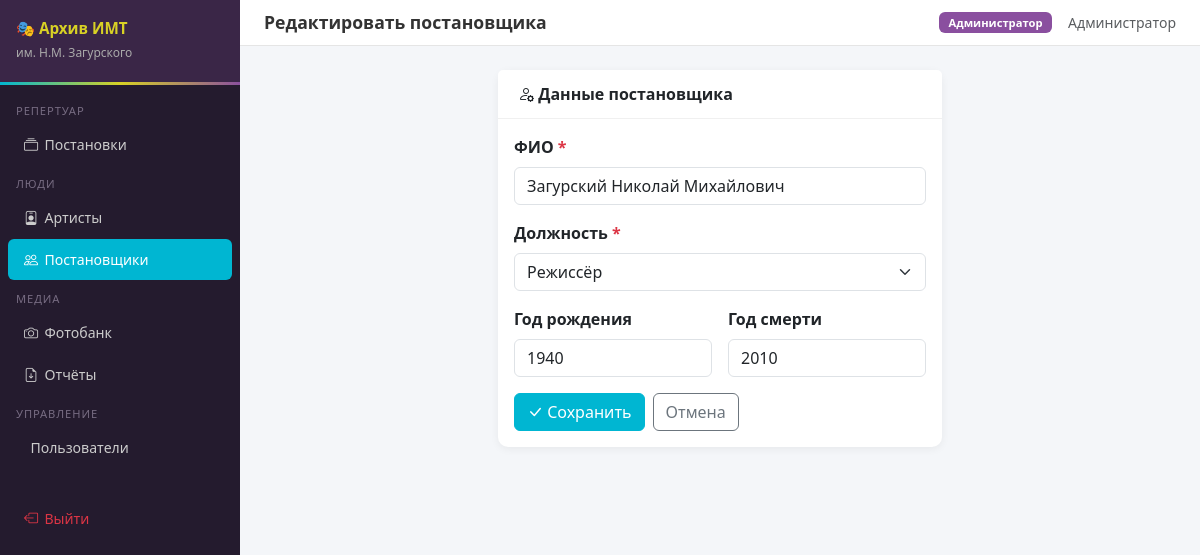
/staging/1/edit (signed in), run on the app's committed database.
### app.py (models this page shows, shortened)
class Role(db.Model):
    __tablename__ = 'roles'
    id           = db.Column(db.Integer, primary_key=True)
    name         = db.Column(db.String(50), unique=True, nullable=False)
    display_name = db.Column(db.String(100), nullable=False)
    users        = db.relationship('User', backref='role', lazy=True)

class User(UserMixin, db.Model):
    __tablename__ = 'users'
    id            = db.Column(db.Integer, primary_key=True)
    full_name     = db.Column(db.String(200), nullable=False)
    login         = db.Column(db.String(100), unique=True, nullable=False)
    password_hash = db.Column(db.String(255), nullable=False)
    role_id       = db.Column(db.Integer, db.ForeignKey('roles.id'), nullable=False)
    is_active     = db.Column(db.Boolean, default=True)
    created_at    = db.Column(db.DateTime, default=datetime.utcnow)
    @property
    def role_name(self):
        return self.role.name
    def can_edit(self):
        return self.role_name in [ROLE_ADMIN, ROLE_EDITOR, ROLE_ZAVLIT]
    def can_manage_users(self):
        return self.role_name == ROLE_ADMIN

class Director(db.Model):
    __tablename__ = 'directors'
    id         = db.Column(db.Integer, primary_key=True)
    full_name  = db.Column(db.String(300), nullable=False)
    birth_year = db.Column(db.Integer)
    death_year = db.Column(db.Integer)
    position   = db.Column(db.String(100), nullable=False)
    created_at = db.Column(db.DateTime, default=datetime.utcnow)
    production_links = db.relationship('ProductionDirector', backref='director', lazy=True)
    POSITIONS = {
        'conductor':     'Дирижёр',
        'director':      'Режиссёр',
        'chorus_master': 'Хормейстер',
        'concertmaster': 'Концертмейстер',
        'ballet_master': 'Балетмейстер',
    }

### routes/staging.py (the view, shortened to what this page needs)
@staging_bp.route('/staging/<int:did>/edit', methods=['GET', 'POST'])
@editor_required
def edit_director(did):
    d = db.get_or_404(Director, did)
    return render_template('staging/form.html', d=d, positions=Director.POSITIONS)

### app.py (called while the page is built)
@login_manager.user_loader
def load_user(user_id):
    return db.session.get(User, int(user_id))

def editor_required(f):
    @wraps(f)
    @login_required
    def wrapped(*args, **kwargs):
        if not current_user.can_edit():
            flash('Недостаточно прав для этого действия.', 'danger')
            return redirect(url_for('productions.list_productions'))
        return f(*args, **kwargs)
    return wrapped

@app.context_processor
def inject_globals():
    return dict(ROLE_ADMIN=ROLE_ADMIN, ROLE_EDITOR=ROLE_EDITOR,
                ROLE_ZAVLIT=ROLE_ZAVLIT, ROLE_MUSIC=ROLE_MUSIC,
                ROLE_OBSERVER=ROLE_OBSERVER)

### templates/staging/form.html (shortened to what this page needs)
{% extends 'base.html' %}
{% block page_title %}{% if d %}Редактировать постановщика{% else %}Новый постановщик{% endif %}{% endblock %}
{% block content %}
<div class="row justify-content-center">
<div class="col-lg-6">
<div class="card">
  <div class="card-header"><i class="bi bi-person-gear"></i> Данные постановщика</div>
  <div class="card-body">
    <form method="POST">
      <div class="row g-3">
        <div class="col-12">
          <label class="form-label fw-semibold">ФИО <span class="text-danger">*</span></label>
          <input type="text" name="full_name" class="form-control" required value="{{ d.full_name if d else '' }}" placeholder="Иванов Иван Иванович">
        </div>
        <div class="col-12">
          <label class="form-label fw-semibold">Должность <span class="text-danger">*</span></label>
          <select name="position" class="form-select" required>
            {% for key, val in positions.items() %}
            <option value="{{ key }}" {% if d and d.position==key %}selected{% endif %}>{{ val }}</option>
            {% endfor %}
          </select>
        </div>
        <div class="col-md-6">
          <label class="form-label fw-semibold">Год рождения</label>
          <input type="number" name="birth_year" class="form-control" value="{{ d.birth_year if d else '' }}" min="1850" max="2010">
        </div>
        <div class="col-md-6">
          <label class="form-label fw-semibold">Год смерти</label>
          <input type="number" name="death_year" class="form-control" value="{{ d.death_year if d else '' }}" min="1850" max="2100">
        </div>
        <div class="col-12 d-flex gap-2">
          <button type="submit" class="btn btn-imt">
            <i class="bi bi-check-lg"></i> {% if d %}Сохранить{% else %}Добавить{% endif %}
          </button>
          <a href="{{ url_for('staging.list_directors') }}" class="btn btn-outline-secondary">Отмена</a>
        </div>
      </div>
    </form>
  </div>
</div>
</div>
</div>
{% endblock %}

### templates/base.html (shortened to what this page needs)
<!DOCTYPE html>
<html lang="ru">
<head>
<link href="https://cdn.jsdelivr.net/npm/bootstrap@5.3.2/dist/css/bootstrap.min.css" rel="stylesheet">
<link href="https://cdn.jsdelivr.net/npm/bootstrap-icons@1.11.3/font/bootstrap-icons.css" rel="stylesheet">
</head>
<body>
{% if current_user.is_authenticated %}
<div class="sidebar">
  <div class="sidebar-brand">
    <h5>🎭 Архив ИМТ</h5>
    <small>им. Н.М. Загурского</small>
  </div>
  <nav class="pt-2">
    <div class="sidebar-section">Репертуар</div>
    <a href="{{ url_for('productions.list_productions') }}" class="nav-link {% if request.blueprint=='productions' %}active{% endif %}">
      <i class="bi bi-collection"></i>Постановки
    </a>
    <div class="sidebar-section">Люди</div>
    <a href="{{ url_for('artists.list_artists') }}" class="nav-link {% if request.blueprint=='artists' %}active{% endif %}">
      <i class="bi bi-person-badge"></i>Артисты
    </a>
    <a href="{{ url_for('staging.list_directors') }}" class="nav-link {% if request.blueprint=='staging' %}active{% endif %}">
      <i class="bi bi-people"></i>Постановщики
    </a>
    <div class="sidebar-section">Медиа</div>
    <a href="{{ url_for('photobank.list_photobank') }}" class="nav-link {% if request.blueprint=='photobank' %}active{% endif %}">
      <i class="bi bi-camera"></i>Фотобанк
    </a>
    <a href="{{ url_for('reports.index') }}" class="nav-link {% if request.blueprint=='reports' %}active{% endif %}">
      <i class="bi bi-file-earmark-arrow-down"></i>Отчёты
    </a>
    {% if current_user.can_manage_users() %}
    <div class="sidebar-section">Управление</div>
    <a href="{{ url_for('admin.users') }}" class="nav-link {% if request.blueprint=='admin' %}active{% endif %}">
      Пользователи
    </a>
    {% endif %}
    <div class="sidebar-section mt-3"></div>
    <a href="{{ url_for('auth.logout') }}" class="nav-link text-danger">
      <i class="bi bi-box-arrow-left"></i>Выйти
    </a>
  </nav>
</div>
{% endif %}
<div class="{% if current_user.is_authenticated %}main-content{% else %}container-fluid{% endif %}">
  {% if current_user.is_authenticated %}
  <div class="topbar">
    <h4>{% block page_title %}{% endblock %}</h4>
    <div class="d-flex align-items-center gap-3">
      <span class="badge bg-secondary badge-role">{{ current_user.role.display_name }}</span>
      <span class="text-muted small">{{ current_user.full_name }}</span>
    </div>
  </div>
  {% endif %}
  {% block content %}{% endblock %}
</div>
</body>
</html>

### templates/base.html (style rules this page uses)
:root { --imt-cyan:#00B6D2; --imt-yellow:#D8D125; --imt-purple:#8A4F9F; --imt-dark:#241b2e; --imt-mid:#3a2647; --imt-accent:var(--imt-cyan); }
body { background:#f4f6f9;font-family:'Segoe UI',sans-serif;min-height:100vh; }
.sidebar { width:240px;min-height:100vh;background:var(--imt-dark);position:fixed;top:0;left:0;z-index:100;padding-top:0; }
.sidebar-brand { background:var(--imt-mid);padding:1.2rem 1rem;border-bottom:3px solid transparent;border-image:linear-gradient(90deg,var(--imt-cyan),var(--imt-yellow),var(--imt-purple)) 1; }
.sidebar-brand h5 { color:var(--imt-yellow);font-weight:700;margin:0;font-size:.95rem;line-height:1.3; }
.sidebar-brand small { color:#aaa;font-size:.75rem; }
.sidebar .nav-link { color:#ccc;padding:.6rem 1rem;border-radius:6px;margin:.1rem .5rem;font-size:.88rem;transition:all .2s; }
.sidebar .nav-link.active { background:var(--imt-cyan);color:#fff; }
.sidebar .nav-link i { width:20px;margin-right:.4rem; }
.sidebar-section { color:#776c82;font-size:.7rem;text-transform:uppercase;padding:.6rem 1rem .2rem;letter-spacing:.08em; }
.main-content { margin-left:240px;padding:1.5rem; }
.topbar { background:#fff;border-bottom:1px solid #e5e5e5;padding:.75rem 1.5rem;margin:-1.5rem -1.5rem 1.5rem;display:flex;align-items:center;justify-content:space-between; }
.topbar h4 { margin:0;font-size:1.1rem;font-weight:600;color:#333; }
.badge-role { font-size:.7rem;padding:.3rem .6rem;background:var(--imt-purple)!important; }
.card { border:none;border-radius:10px;box-shadow:0 2px 8px rgba(0,0,0,.06); }
.card-header { background:#fff;border-bottom:1px solid #f0f0f0;font-weight:600;padding:.75rem 1.25rem; }
.btn-imt { background:var(--imt-cyan);border-color:var(--imt-cyan);color:#fff; }
a { color:var(--imt-purple); }

### data on the page
Role: role.display_name "Администратор"
User: full_name "Администратор"
Director: full_name "Загурский Николай Михайлович", position "Режиссёр", birth_year "1940", death_year "2010"
